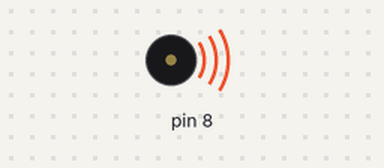
Bench run of a sketch on a simulated Arduino Uno, built with avr-gcc and run on an emulated ATmega328P. Parts: buzzer (waves = sounding).

Above: at 0.5 s.
Timing chart, 0 to 4.6 s (numbered marks = the images above):
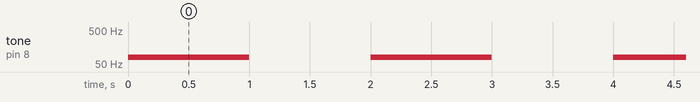

Measured:
- by itself, tone on pin 8: alternates 80 Hz for 1.0 s and silent for 1.0 s

The sketch:

Challenge_6a_-_Piezo_Tone.ino
```cpp
/*
  Space Apps 2018 Arduino Bootcamp
  Challenge 6a

  Plays a tone

  circuit:
  - 8 ohm speaker on digital pin 8

*/

int delayTime = 1000; // delay time in milliseconds

void setup() {
 // nothing intially needed
}

void loop() {
    // play a note on pin 8
  tone(8, 80);
  delay(delayTime);
  noTone(8);
  delay(delayTime);

}
```
